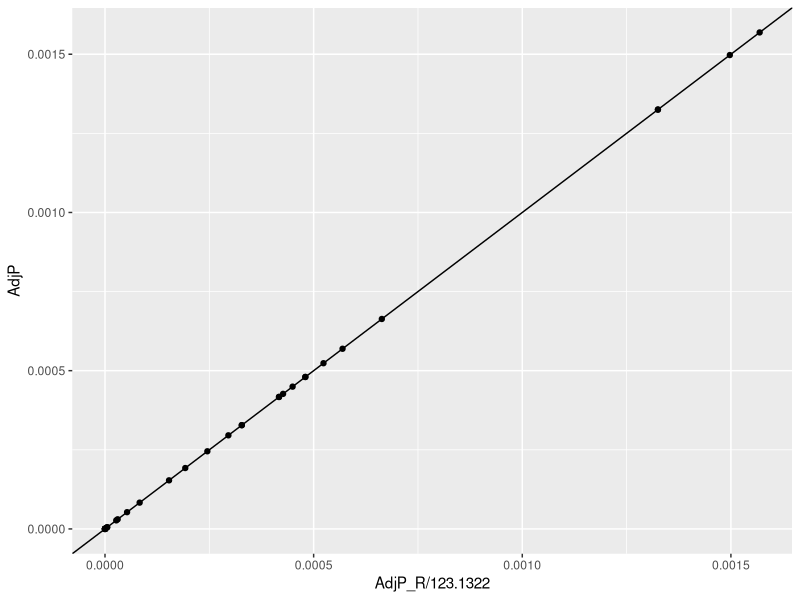
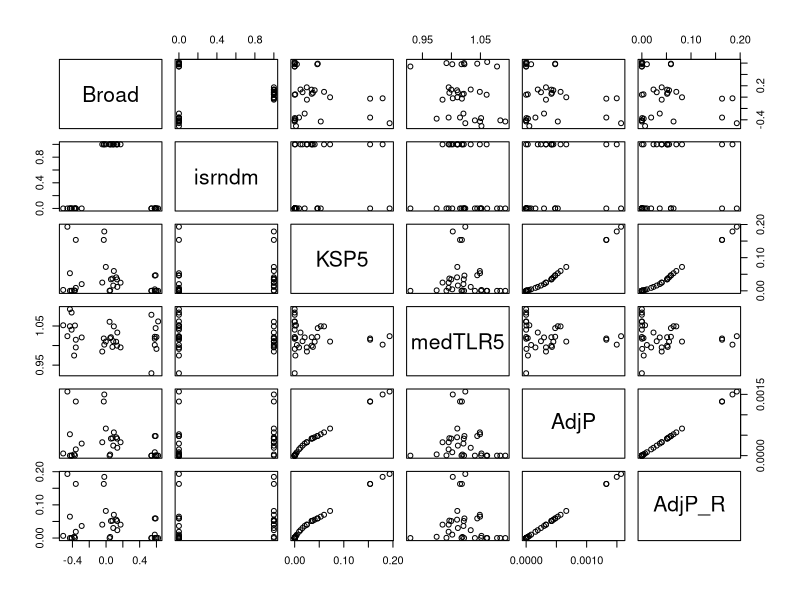

The R script that drew these images, in order:
## ---- chunk 1
library(magrittr)
library(tidyverse)
## ---- chunk 2
screen_data <- read_csv("input/p38_data.csv")
## ---- chunk 3
screen_data <-
  screen_data %>%
  mutate(AdjP_R = p.adjust(KSP5, method = "BH"))
## ---- chunk 4
screen_data %>%
  ggplot(aes(AdjP_R / 1.231322e+02, AdjP)) + geom_point() + geom_abline(slope = 1)
## ---- chunk 5
lm(AdjP_R ~ AdjP, screen_data) %>%
  broom::tidy()
## ---- chunk 6
screen_data %>% 
  select(Broad:AdjP_R) %>%
  pairs()
## ---- chunk 7
